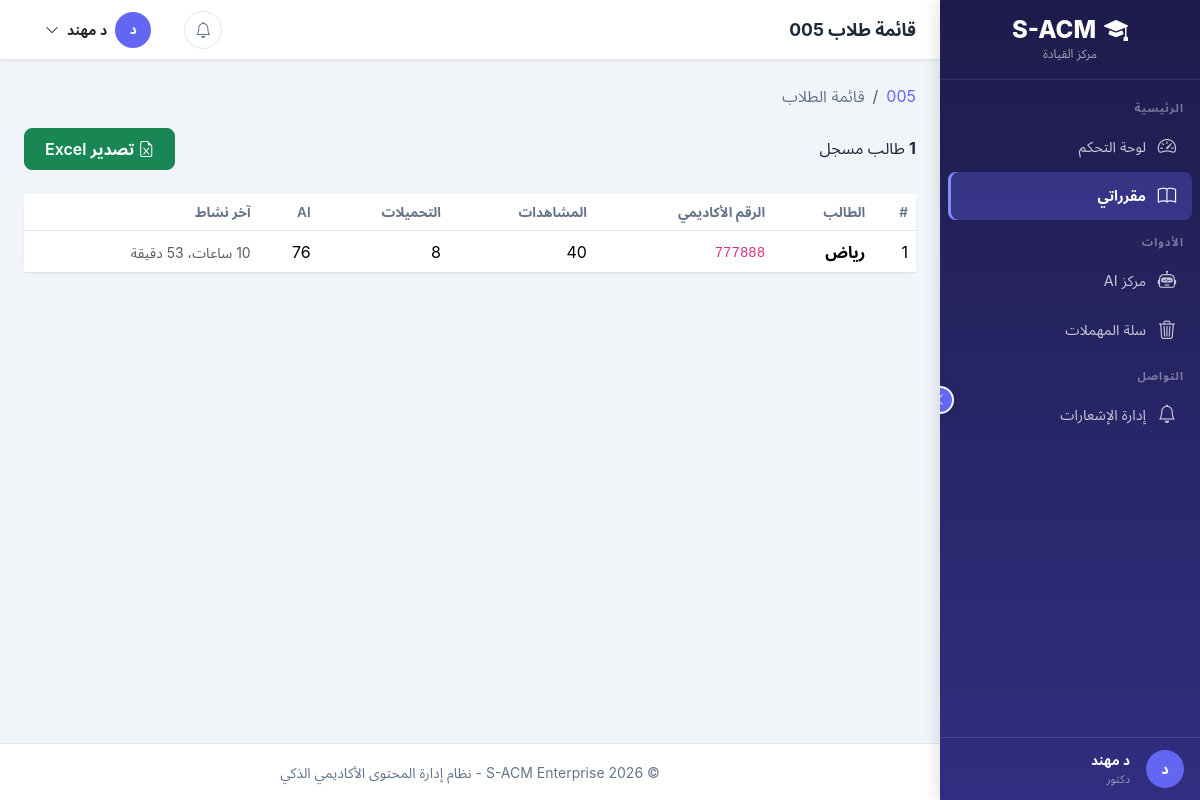
The app's page /instructor/roster/5/ (signed in), older data.
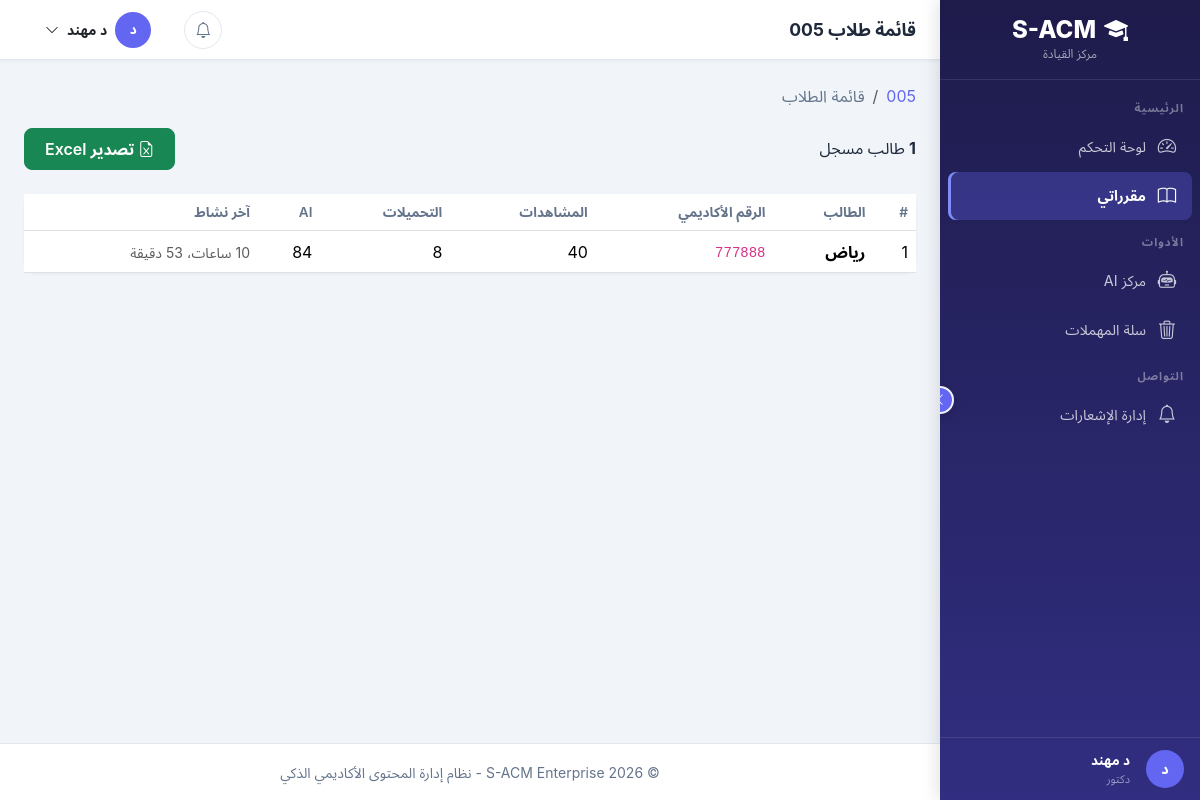
The same page, newer data.
### apps/accounts/models.py (models this page shows, shortened)
class User(AbstractBaseUser, PermissionsMixin):
    ACCOUNT_STATUS_CHOICES = [
        ('inactive', 'غير مفعّل'),
        ('active', 'مفعّل'),
        ('suspended', 'موقوف'),
    ]
    academic_id = models.CharField(
        max_length=50,
        unique=True,
        verbose_name='الرقم الأكاديمي/الوظيفي',
        help_text='الرقم الأكاديمي للطالب أو الرقم الوظيفي للموظف'
    )
    id_card_number = models.CharField(
        max_length=50,
        unique=True,
        verbose_name='رقم البطاقة الشخصية',
        help_text='يستخدم للتحقق من الهوية عند التفعيل'
    )
    full_name = models.CharField(
        max_length=150,
        verbose_name='الاسم الكامل'
    )
    email = models.EmailField(
        unique=True,
        blank=True,
        null=True,
        verbose_name='البريد الإلكتروني',
        help_text='يتم تعيينه عند التفعيل'
    )
    account_status = models.CharField(
        max_length=20,
        choices=ACCOUNT_STATUS_CHOICES,
        default='inactive',
        verbose_name='حالة الحساب'
    )
    role = models.ForeignKey(
        Role,
        on_delete=models.PROTECT,
        related_name='users',
        verbose_name='الدور',
        null=True,
        blank=True
    )
    major = models.ForeignKey(
        Major,
        on_delete=models.SET_NULL,
        related_name='students',
        verbose_name='التخصص',
        null=True,
        blank=True,
        help_text='للطلاب فقط'
    )
    level = models.ForeignKey(
        Level,
        on_delete=models.SET_NULL,
        related_name='students',
        verbose_name='المستوى',
        null=True,
        blank=True,
        help_text='للطلاب فقط'
    )
    is_staff = models.BooleanField(default=False, verbose_name='موظف')
    is_active = models.BooleanField(default=True, verbose_name='نشط')
    date_joined = models.DateTimeField(default=timezone.now, verbose_name='تاريخ الانضمام')
    last_login = models.DateTimeField(null=True, blank=True, verbose_name='آخر تسجيل دخول')
    profile_picture = models.ImageField(
        upload_to='profiles/',
        blank=True,
        null=True,
        verbose_name='صورة الملف الشخصي'
    )
    phone_number = models.CharField(
        max_length=20,
        blank=True,
        null=True,
        verbose_name='رقم الهاتف'
    )
    objects = UserManager()
    USERNAME_FIELD = 'academic_id'
    REQUIRED_FIELDS = ['full_name', 'id_card_number']
    class Meta:
        db_table = 'users'
        verbose_name = 'مستخدم'
        verbose_name_plural = 'المستخدمون'
        indexes = [
            models.Index(fields=['academic_id']),
            models.Index(fields=['email']),
            models.Index(fields=['account_status']),
        ]
    def is_admin(self):
        return self.role and self.role.code == Role.ADMIN
    def is_instructor(self):
        return self.role and self.role.code == Role.INSTRUCTOR
    def is_student(self):
        return self.role and self.role.code == Role.STUDENT

class UserActivity(models.Model):
    ACTIVITY_TYPES = [
        ('login', 'تسجيل دخول'),
        ('logout', 'تسجيل خروج'),
        ('upload', 'رفع ملف'),
        ('download', 'تحميل ملف'),
        ('view', 'عرض محتوى'),
        ('ai_summary', 'طلب تلخيص AI'),
        ('ai_questions', 'طلب أسئلة AI'),
        ('profile_update', 'تحديث الملف الشخصي'),
        ('password_change', 'تغيير كلمة المرور'),
    ]
    user = models.ForeignKey(
        User,
        on_delete=models.CASCADE,
        related_name='activities',
        verbose_name='المستخدم'
    )
    activity_type = models.CharField(
        max_length=50,
        choices=ACTIVITY_TYPES,
        verbose_name='نوع النشاط'
    )
    description = models.TextField(
        blank=True,
        null=True,
        verbose_name='وصف النشاط'
    )
    ip_address = models.GenericIPAddressField(
        blank=True,
        null=True,
        verbose_name='عنوان IP'
    )
    user_agent = models.TextField(
        blank=True,
        null=True,
        verbose_name='معلومات المتصفح'
    )
    activity_time = models.DateTimeField(
        auto_now_add=True,
        verbose_name='وقت النشاط'
    )
    file_id = models.PositiveIntegerField(
        blank=True,
        null=True,
        verbose_name='معرف الملف'
    )
    class Meta:
        db_table = 'user_activity'
        verbose_name = 'نشاط مستخدم'
        verbose_name_plural = 'أنشطة المستخدمين'
        ordering = ['-activity_time']
        indexes = [
            models.Index(fields=['user', 'activity_type']),
            models.Index(fields=['activity_time']),
        ]

### apps/instructor/views.py (the view)
# urls.py: path('roster/<int:course_pk>/', views.StudentRosterView.as_view(), name='student_roster'),
class StudentRosterView(LoginRequiredMixin, InstructorRequiredMixin, DetailView):
    model = Course
    template_name = 'instructor/student_roster.html'
    context_object_name = 'course'
    pk_url_kwarg = 'course_pk'
    def get_queryset(self):
        return Course.objects.get_courses_for_instructor(self.request.user)
    def get_context_data(self, **kwargs):
        context = super().get_context_data(**kwargs)
        context['active_page'] = 'courses'
        course = self.object
        course_file_ids = course.files.values_list('id', flat=True)
        students = (
            User.objects.filter(
                role__code=Role.STUDENT,
                major__in=course.course_majors.values_list('major', flat=True),
                level=course.level,
                account_status='active'
            )
            .select_related('major', 'level')
            .annotate(
                view_count=Count(
                    'activities',
                    filter=Q(
                        activities__activity_type='view',
                        activities__file_id__in=course_file_ids
                    )
                ),
                download_count=Count(
                    'activities',
                    filter=Q(
                        activities__activity_type='download',
                        activities__file_id__in=course_file_ids
                    )
                ),
                ai_usage_count=Count(
                    'ai_usage_logs',
                    filter=Q(ai_usage_logs__file__course=course)
                ),
            )
            .order_by('full_name')
        )
        student_data = []
        for student in students:
            last_activity = UserActivity.objects.filter(
                user=student,
                file_id__in=course_file_ids
            ).order_by('-activity_time').first()
            student_data.append({
                'student': student,
                'views': student.view_count,
                'downloads': student.download_count,
                'ai_usage': student.ai_usage_count,
                'last_activity': last_activity,
            })
        context['student_data'] = student_data
        context['total_students'] = len(student_data)
        return context

### apps/accounts/views/mixins.py (called while the page is built)
    def test_func(self):
        return self.request.user.is_authenticated and (
            self.request.user.is_instructor() or self.request.user.is_admin()
        )

### apps/core/context_processors.py (called while the page is built)
def site_settings(request):
    return {
        'SITE_NAME': 'S-ACM',
        'SITE_FULL_NAME': 'نظام إدارة المحتوى الأكاديمي الذكي',
        'SITE_VERSION': '1.0.0',
        'DEBUG': settings.DEBUG,
    }

def user_notifications(request):
    if request.user.is_authenticated:
        try:
            from apps.notifications.services import NotificationService
            unread_count = NotificationService.get_unread_count(request.user)
            recent_notifications = NotificationService.get_recent_notifications(
                request.user, limit=5
            )
            return {
                'unread_count': unread_count,
                'recent_notifications': recent_notifications,
            }
        except Exception:
            pass
    return {'unread_count': 0, 'recent_notifications': []}

### apps/courses/models.py (called while the page is built)
    def get_courses_for_instructor(self, instructor):
        return self.filter(
            instructor_courses__instructor=instructor,
            is_active=True
        ).distinct()

### templates/instructor/student_roster.html (shortened to what this page needs)
{% extends 'layouts/dashboard_base.html' %}
{% block page_title %}قائمة طلاب {{ course.course_code }}{% endblock %}
{% block breadcrumb %}
<nav aria-label="breadcrumb"><ol class="breadcrumb breadcrumb-custom">
    <li class="breadcrumb-item"><a href="{% url 'instructor:course_detail' course.pk %}">{{ course.course_code }}</a></li>
    <li class="breadcrumb-item active">قائمة الطلاب</li>
</ol></nav>
{% endblock %}
{% block dashboard_content %}
<div class="d-flex justify-content-between align-items-center mb-4">
    <h6 class="mb-0"><strong>{{ total_students }}</strong> طالب مسجل</h6>
    <a href="{% url 'instructor:roster_export_excel' course.pk %}" class="btn btn-success"><i class="bi bi-file-earmark-excel me-1"></i>تصدير Excel</a>
</div>
<div class="card">
    <div class="card-body p-0">
        {% if student_data %}
        <div class="table-responsive">
            <table class="table table-hover mb-0">
                <thead><tr><th>#</th><th>الطالب</th><th>الرقم الأكاديمي</th><th>المشاهدات</th><th>التحميلات</th><th>AI</th><th>آخر نشاط</th></tr></thead>
                <tbody>
                {% for item in student_data %}
                <tr>
                    <td>{{ forloop.counter }}</td>
                    <td><strong>{{ item.student.full_name }}</strong></td>
                    <td><code>{{ item.student.academic_id }}</code></td>
                    <td>{{ item.views }}</td>
                    <td>{{ item.downloads }}</td>
                    <td>{{ item.ai_usage }}</td>
                    <td><small class="text-muted">{% if item.last_activity %}{{ item.last_activity.activity_time|timesince }}{% else %}-{% endif %}</small></td>
                </tr>
                {% endfor %}
                </tbody>
            </table>
        </div>
        {% else %}
        <div class="empty-state py-5"><i class="bi bi-people d-block"></i><p>لا يوجد طلاب مسجلين في هذا المقرر</p></div>
        {% endif %}
    </div>
</div>
{% endblock %}

Row changes from the older to the newer data that the page shows:
changed User "رياض": ai_usage "76" → "84"
